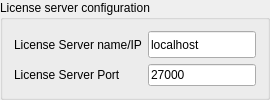
             <widget class="QGroupBox" name="mLicenseServerWidget">
              <property name="title">
               <string>License server configuration</string>
              </property>
              <layout class="QGridLayout" name="gridLayout_2">
               <item row="0" column="0">
                <widget class="QLabel" name="label_7">
                 <property name="text">
                  <string>License Server name/IP</string>
                 </property>
                </widget>
               </item>
               <item row="0" column="1">
                <widget class="QLineEdit" name="mLicenseServerName">
                 <property name="sizePolicy">
                  <sizepolicy hsizetype="Minimum" vsizetype="Minimum">
                   <horstretch>0</horstretch>
                   <verstretch>0</verstretch>
                  </sizepolicy>
                 </property>
                 <property name="text">
                  <string>localhost</string>
                 </property>
                </widget>
               </item>
               <item row="1" column="0">
                <widget class="QLabel" name="label_8">
                 <property name="text">
                  <string>License Server Port</string>
                 </property>
                </widget>
               </item>
               <item row="1" column="1">
                <widget class="QLineEdit" name="mLicenseServerPort">
                 <property name="sizePolicy">
                  <sizepolicy hsizetype="Minimum" vsizetype="Fixed">
                   <horstretch>0</horstretch>
                   <verstretch>0</verstretch>
                  </sizepolicy>
                 </property>
                 <property name="text">
                  <string>27000</string>
                 </property>
                </widget>
               </item>
              </layout>
             </widget>
